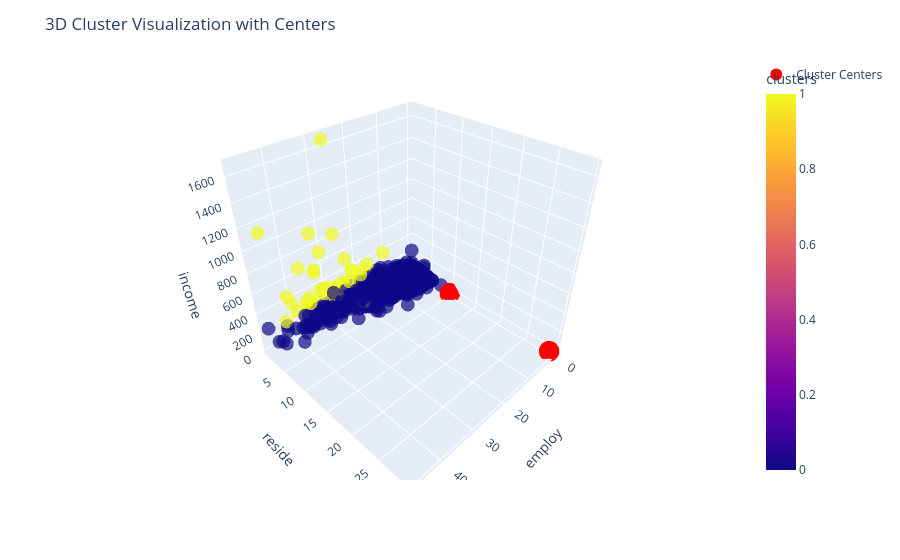

The code cell stored with this chart in its notebook:
### Code cell
import plotly.express as px
import plotly.graph_objects as go

fig = px.scatter_3d(
    df3,
    x='employ',
    y='reside',
    z='income',
    color='clusters',
    opacity=0.7
)

centers = km_fitted.cluster_centers_

fig.add_trace(
    go.Scatter3d(
        x=centers[:,0],
        y=centers[:,1],
        z=centers[:,2],
        mode='markers',
        marker=dict(size=12, color='red'),
        name='Cluster Centers'
    )
)

fig.update_layout(title="3D Cluster Visualization with Centers")
fig.show()

### Figure 1 — Plotly figure (JSON) as saved in the notebook; plotly's stock layout.template omitted (floating-point values rounded to 4 significant figures; data arrays with more than 128 entries replaced by an {"elided": "..."} marker saying what was removed)
{"data": [{"hovertemplate": "employ=%{x}<br>reside=%{y}<br>income=%{z}<br>clusters=%{marker.color}<extra></extra>", "legendgroup": "", "marker": {"color": {"elided": "1000 int values"}, "coloraxis": "coloraxis", "opacity": 0.7, "symbol": "circle"}, "mode": "markers", "name": "", "scene": "scene", "showlegend": false, "type": "scatter3d", "x": {"elided": "1000 int values"}, "y": {"elided": "1000 int values"}, "z": {"elided": "1000 int values"}}, {"marker": {"color": "red", "size": 12}, "mode": "markers", "name": "Cluster Centers", "type": "scatter3d", "x": [0.2975, 0.4524], "y": [10.18, 29.48], "z": [0.3716, 0.2857]}], "layout": {"coloraxis": {"colorbar": {"title": {"text": "clusters"}}, "colorscale": [[0, "#0d0887"], [0.1111, "#46039f"], [0.2222, "#7201a8"], [0.3333, "#9c179e"], [0.4444, "#bd3786"], [0.5556, "#d8576b"], [0.6667, "#ed7953"], [0.7778, "#fb9f3a"], [0.8889, "#fdca26"], [1, "#f0f921"]]}, "legend": {"tracegroupgap": 0}, "margin": {"t": 60}, "scene": {"domain": {"x": [0, 1], "y": [0, 1]}, "xaxis": {"title": {"text": "employ"}}, "yaxis": {"title": {"text": "reside"}}, "zaxis": {"title": {"text": "income"}}}, "title": {"text": "3D Cluster Visualization with Centers"}}}
